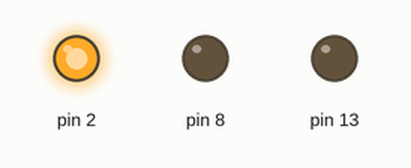
This sketch was run on a simulated Arduino Uno, built with avr-gcc and run on an emulated ATmega328P. Parts: output pins drawn as LEDs (lit = HIGH).

Above: at 0.5 s.
At 2.5 s:
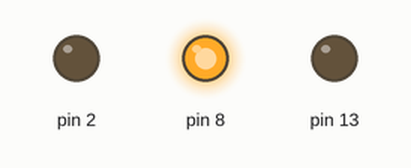
At 4.5 s:
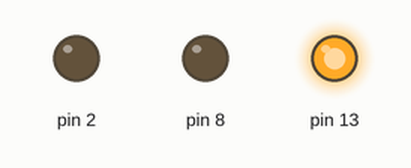
At 5.5 s:
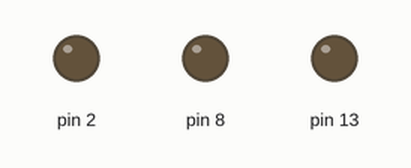
Timing chart, 0 to 7.8 s (numbered marks = the images above):
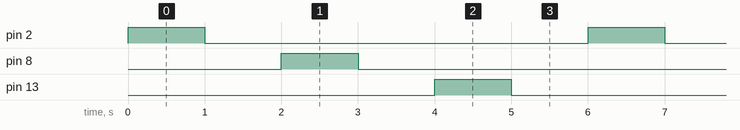

Measured:
- by itself, pin 2, pin 8, pin 13: alternates HIGH for 1.0 s and LOW for 5.0 s
- by itself, everything shown: repeats every 6.0 s, in 6 steps

The sketch:

mighty_borwo_inari1.ino
```cpp
// C++ code
//
void setup()
{
  pinMode(2, OUTPUT);
  pinMode(8, OUTPUT);
  pinMode(13,OUTPUT);
}

void loop()
{
  digitalWrite(2, HIGH);
  delay(1000); // Wait for 1000 millisecond(s)
  digitalWrite(2, LOW);
  delay(1000); // Wait for 1000 millisecond(s)
  digitalWrite(8,HIGH);
  delay(1000);
  digitalWrite(8,LOW);
  delay(1000);
  digitalWrite(13,HIGH);
  delay(1000);
  digitalWrite(13,LOW);
  delay(1000);

}
```
